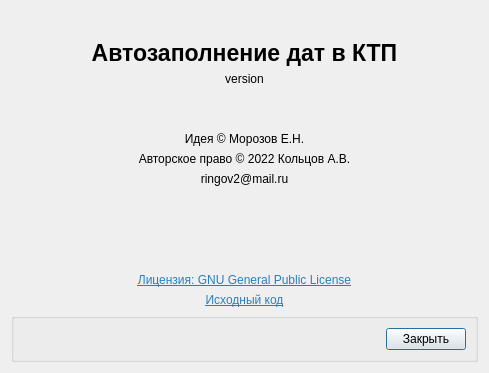
<?xml version="1.0" encoding="UTF-8"?>
<ui version="4.0">
 <class>Dialog</class>
 <widget class="QDialog" name="Dialog">
  <property name="geometry">
   <rect>
    <x>0</x>
    <y>0</y>
    <width>489</width>
    <height>373</height>
   </rect>
  </property>
  <property name="windowTitle">
   <string>О программе</string>
  </property>
  <property name="modal">
   <bool>true</bool>
  </property>
  <layout class="QVBoxLayout" name="verticalLayout">
   <item>
    <widget class="QLabel" name="label">
     <property name="font">
      <font>
       <pointsize>17</pointsize>
       <weight>75</weight>
       <bold>true</bold>
      </font>
     </property>
     <property name="text">
      <string>Автозаполнение дат в КТП</string>
     </property>
     <property name="alignment">
      <set>Qt::AlignBottom|Qt::AlignHCenter</set>
     </property>
    </widget>
   </item>
   <item>
    <widget class="QLabel" name="labelVersion">
     <property name="sizePolicy">
      <sizepolicy hsizetype="Preferred" vsizetype="Fixed">
       <horstretch>0</horstretch>
       <verstretch>0</verstretch>
      </sizepolicy>
     </property>
     <property name="text">
      <string>version</string>
     </property>
     <property name="alignment">
      <set>Qt::AlignCenter</set>
     </property>
    </widget>
   </item>
   <item>
    <widget class="QLabel" name="label_2">
     <property name="sizePolicy">
      <sizepolicy hsizetype="Preferred" vsizetype="Preferred">
       <horstretch>0</horstretch>
       <verstretch>0</verstretch>
      </sizepolicy>
     </property>
     <property name="text">
      <string>Идея © Морозов Е.Н.</string>
     </property>
     <property name="alignment">
      <set>Qt::AlignBottom|Qt::AlignHCenter</set>
     </property>
    </widget>
   </item>
   <item>
    <widget class="QLabel" name="label_1">
     <property name="sizePolicy">
      <sizepolicy hsizetype="Preferred" vsizetype="Fixed">
       <horstretch>0</horstretch>
       <verstretch>0</verstretch>
      </sizepolicy>
     </property>
     <property name="text">
      <string>Авторское право © 2022 Кольцов А.В.</string>
     </property>
     <property name="alignment">
      <set>Qt::AlignBottom|Qt::AlignHCenter</set>
     </property>
    </widget>
   </item>
   <item>
    <widget class="QLabel" name="label_3">
     <property name="sizePolicy">
      <sizepolicy hsizetype="Preferred" vsizetype="Preferred">
       <horstretch>0</horstretch>
       <verstretch>0</verstretch>
      </sizepolicy>
     </property>
     <property name="text">
      <string>ringov2@mail.ru</string>
     </property>
     <property name="textFormat">
      <enum>Qt::MarkdownText</enum>
     </property>
     <property name="alignment">
      <set>Qt::AlignHCenter|Qt::AlignTop</set>
     </property>
     <property name="openExternalLinks">
      <bool>true</bool>
     </property>
     <property name="textInteractionFlags">
      <set>Qt::LinksAccessibleByMouse|Qt::TextSelectableByMouse</set>
     </property>
    </widget>
   </item>
   <item>
    <widget class="QLabel" name="label_4">
     <property name="text">
      <string>&lt;html&gt;&lt;head/&gt;&lt;body&gt;&lt;p&gt;&lt;a href=&quot;https://www.gnu.org/licenses/gpl.txt&quot;&gt;&lt;span style=&quot; text-decoration: underline; color:#2980b9;&quot;&gt;Лицензия: GNU General Public License&lt;/span&gt;&lt;/a&gt;&lt;/p&gt;&lt;/body&gt;&lt;/html&gt;</string>
     </property>
     <property name="textFormat">
      <enum>Qt::MarkdownText</enum>
     </property>
     <property name="alignment">
      <set>Qt::AlignBottom|Qt::AlignHCenter</set>
     </property>
     <property name="openExternalLinks">
      <bool>true</bool>
     </property>
     <property name="textInteractionFlags">
      <set>Qt::LinksAccessibleByMouse|Qt::TextSelectableByMouse</set>
     </property>
    </widget>
   </item>
   <item>
    <widget class="QLabel" name="label_5">
     <property name="sizePolicy">
      <sizepolicy hsizetype="Preferred" vsizetype="Fixed">
       <horstretch>0</horstretch>
       <verstretch>0</verstretch>
      </sizepolicy>
     </property>
     <property name="text">
      <string>&lt;html&gt;&lt;head/&gt;&lt;body&gt;&lt;p&gt;&lt;a href=&quot;https://github.com/RingOV/auto-fill-KTP&quot;&gt;&lt;span style=&quot; text-decoration: underline; color:#2980b9;&quot;&gt;Исходный код&lt;/span&gt;&lt;/a&gt;&lt;/p&gt;&lt;/body&gt;&lt;/html&gt;</string>
     </property>
     <property name="textFormat">
      <enum>Qt::MarkdownText</enum>
     </property>
     <property name="alignment">
      <set>Qt::AlignCenter</set>
     </property>
     <property name="openExternalLinks">
      <bool>true</bool>
     </property>
     <property name="textInteractionFlags">
      <set>Qt::LinksAccessibleByMouse|Qt::TextSelectableByMouse</set>
     </property>
    </widget>
   </item>
   <item>
    <widget class="QGroupBox" name="groupBox">
     <property name="sizePolicy">
      <sizepolicy hsizetype="Preferred" vsizetype="Fixed">
       <horstretch>0</horstretch>
       <verstretch>0</verstretch>
      </sizepolicy>
     </property>
     <property name="title">
      <string/>
     </property>
     <property name="flat">
      <bool>true</bool>
     </property>
     <layout class="QHBoxLayout" name="horizontalLayout">
      <item>
       <spacer name="horizontalSpacer">
        <property name="orientation">
         <enum>Qt::Horizontal</enum>
        </property>
        <property name="sizeHint" stdset="0">
         <size>
          <width>40</width>
          <height>20</height>
         </size>
        </property>
       </spacer>
      </item>
      <item>
       <widget class="QPushButton" name="pushButton">
        <property name="text">
         <string>Закрыть</string>
        </property>
       </widget>
      </item>
     </layout>
    </widget>
   </item>
  </layout>
 </widget>
 <resources/>
 <connections>
  <connection>
   <sender>pushButton</sender>
   <signal>clicked()</signal>
   <receiver>Dialog</receiver>
   <slot>accept()</slot>
   <hints>
    <hint type="sourcelabel">
     <x>360</x>
     <y>284</y>
    </hint>
    <hint type="destinationlabel">
     <x>208</x>
     <y>159</y>
    </hint>
   </hints>
  </connection>
 </connections>
</ui>
